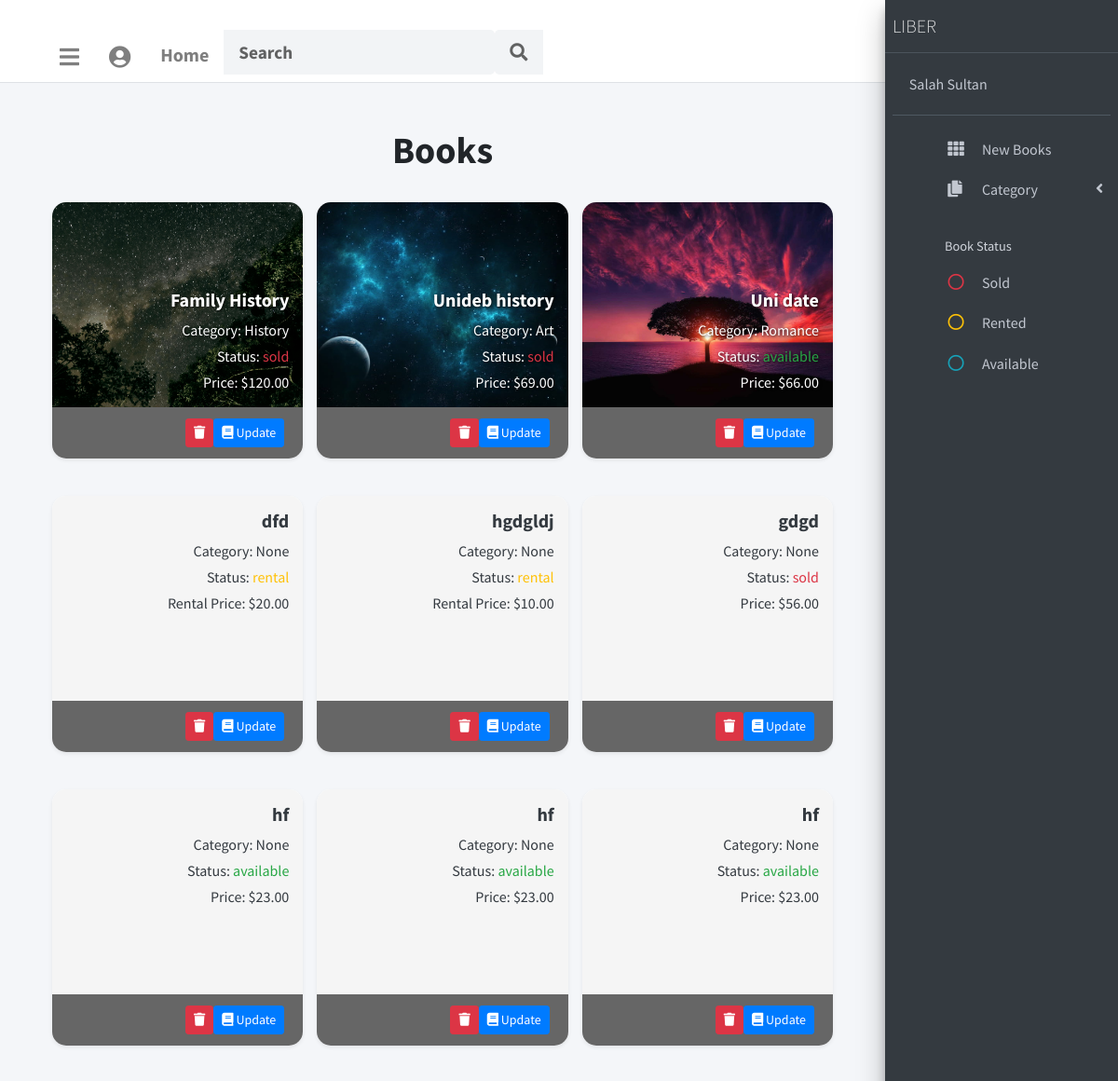
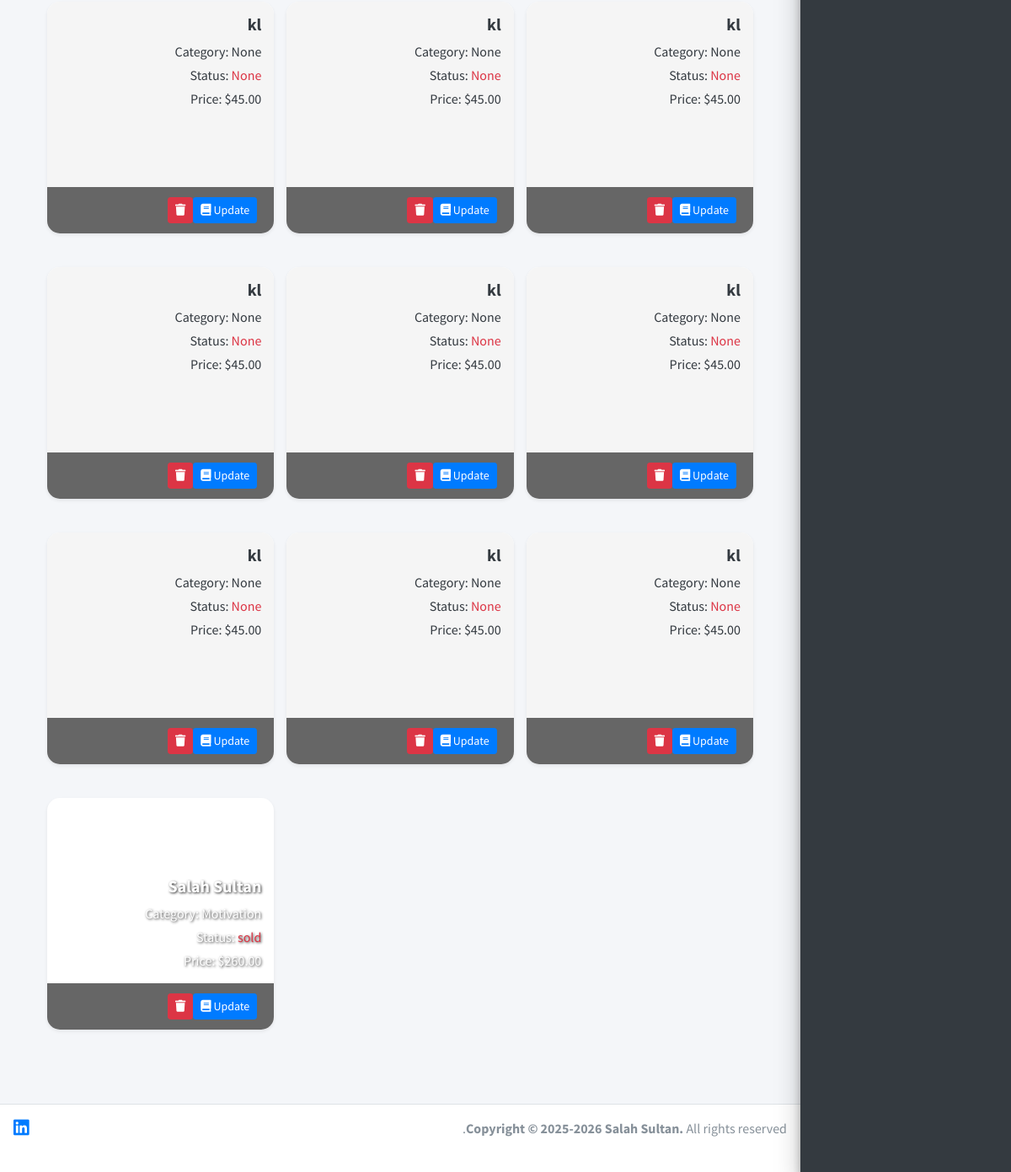
Before: /books/ (signed in) with the older database file (2 pictures, top to bottom).
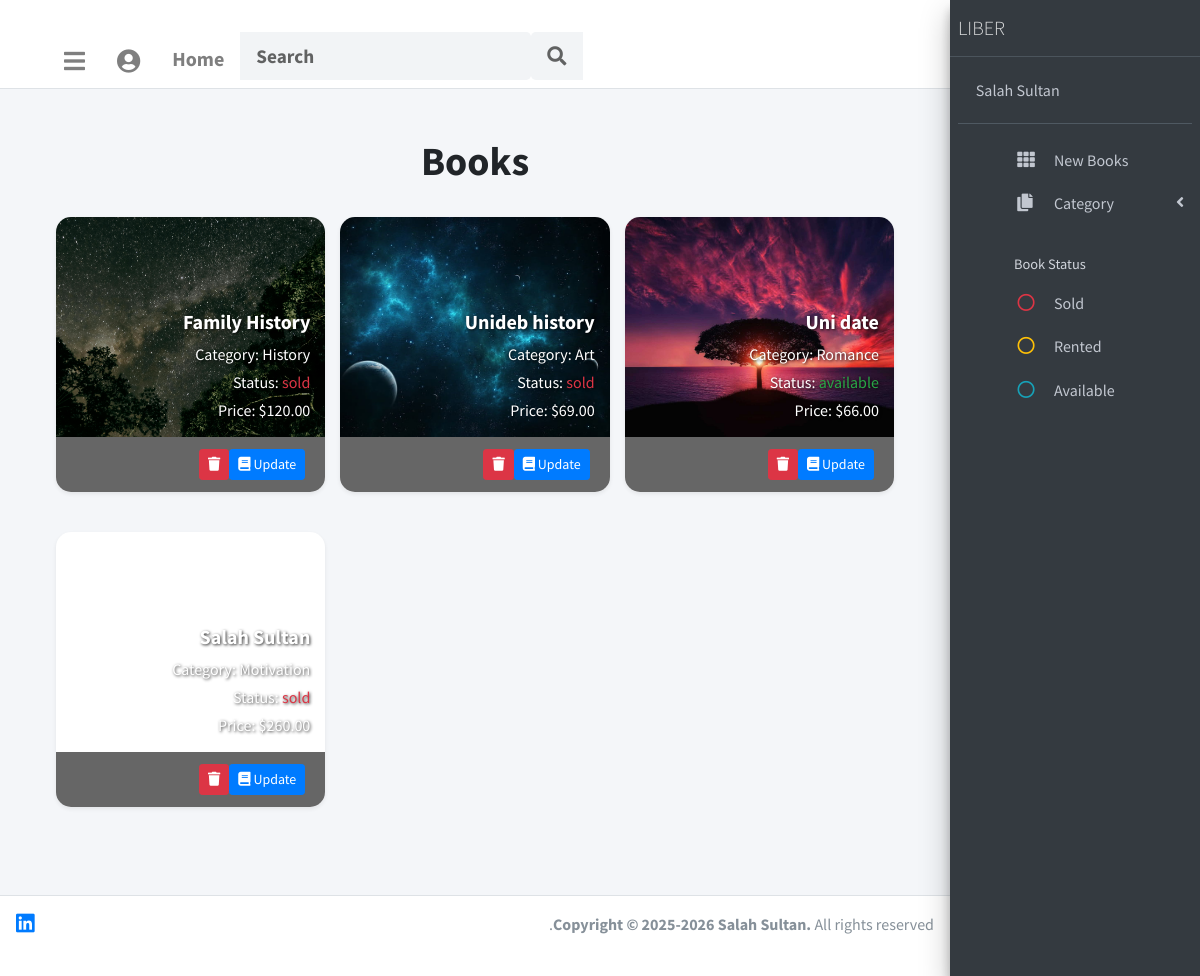
After: the same page with the newer database file.
### lms_app/models.py (models this page shows, shortened)
class Book(models.Model):
    status_book= [
        ('available', 'available'),
        ('rental', 'rental'),
        ('sold', 'sold'),
    ]
    title = models.CharField(max_length=250)
    author = models.CharField(max_length=250, null=True, blank=True)
    photo_book= models.ImageField(upload_to='photos', null=True, blank=True)
    photo_author= models.ImageField(upload_to='photos', null=True, blank=True)
    pages = models.IntegerField(null= True, blank=True)
    price = models.DecimalField(max_digits=5, decimal_places=2)
    retal_price_day = models.DecimalField(max_digits=5, decimal_places=2, null=True, blank=True)
    retal_period = models.IntegerField(null=True, blank=True)
    total_rental = models.DecimalField(max_digits=5, decimal_places=2, null=True, blank=True)
    active = models.BooleanField(default=True)
    status = models.CharField(max_length=50, choices=status_book, null=True, blank=True)
    category = models.ForeignKey(Category, on_delete=models.PROTECT, null=True, blank=True)

class Category(models.Model):
    name = models.CharField(max_length=50)
    def __str__(self):
        return self.name

### lms_app/views.py (the view)
# urls.py: path('books/', views.books, name='books'),              # Books page
@login_required
def books(request):
    search = Book.objects.all()
    title = request.GET.get('search_name', None)
    if title:
        search = search.filter(title__icontains=title)
    context = {
        'category': Category.objects.all(),
        'books': search,
        'formcat': CategoryForm(),
    }
    return render(request, 'pages/books.html', context)

### lms_app/forms.py
class CategoryForm(forms.ModelForm):
    class Meta:
        model = Category
        fields=['name']
        widgets = {
            'name': forms.TextInput(attrs={'class':'form-control'})
        }

### templates/pages/books.html
{% extends 'base.html' %}
{% load static %}
{% block content %}
<div style="direction: ltr;" class="wrapper">
  <div class="content-wrapper p-5">
    <div class="row mb-4">
      <div class="col-12">
        <h1 class="text-center font-weight-bold">Books</h1>
      </div>
    </div>
    <section class="content">
      <div class="row d-flex align-items-stretch">
        {% for book in books %}
        <div class="col-12 col-sm-6 col-md-4 mb-4 bookhide book{{ book.category.id }} book{{ book.status }}">
          <div class="card shadow-sm" style="border-radius: 15px; overflow: hidden;">
            {% if book.photo_book %}
            <div class="card-body text-white" style="
                  background: url('{{ book.photo_book.url }}') center center / cover no-repeat;
                  min-height: 220px;
                  display: flex;
                  flex-direction: column;
                  justify-content: flex-end;
                  padding: 15px;
                  text-shadow: 1px 1px 3px rgba(0,0,0,0.8);
              ">
            {% else %}
            <div class="card-body text-dark" style="
                  background-color: #f5f5f5;
                  min-height: 220px;
                  padding: 15px;
              ">
            {% endif %}
              <h2 class="lead font-weight-bold">{{ book.title }}</h2>
              <p class="mb-1">Category: {{ book.category }}</p>
              <p class="mb-1">Status:
                {% if book.status == 'available' %}
                  <span class="text-success">{{ book.status }}</span>
                {% elif book.status == 'rental' %}
                  <span class="text-warning">{{ book.status }}</span>
                {% else %}
                  <span class="text-danger">{{ book.status }}</span>
                {% endif %}
              </p>
              {% if book.status == 'rental' %}
                <p class="mb-0">Rental Price: ${{ book.retal_price_day }}</p>
              {% else %}
                <p class="mb-0">Price: ${{ book.price }}</p>
              {% endif %}
            </div>
            <div class="card-footer d-flex justify-content-end" style="background-color: rgba(0,0,0,0.6);">
              <a href="{% url 'delete' book.id %}" class="btn btn-sm btn-danger mr-1">
                <i class="fas fa-trash"></i>
              </a>
              <a href="{% url 'update' book.id %}" class="btn btn-sm btn-primary">
                <i class="fas fa-book"></i> Update
              </a>
            </div>
          </div>
        </div>
        {% endfor %}
      </div>
    </section>
  </div>
</div>
{% endblock %}

### templates/base.html (shortened to what this page needs)
{% load static %}
<!DOCTYPE html>
<html  lang="en">
<head>
    <link rel="stylesheet" href="{% static 'plugins/fontawesome-free/css/all.min.css' %}">
    <link rel="stylesheet" href="{% static 'dist/css/adminlte_ar.min.css' %}">
  </head>
  <body dir="rtl" class="hold-transition sidebar-mini">
{% include 'parts/nav.html' %}
{% include 'parts/sidebar.html' %}
{% block content %}
{% endblock %}
{% include 'parts/footer.html' %}
</body>
</html>

### templates/parts/nav.html (shortened to what this page needs)
<nav class="main-header navbar navbar-expand navbar-white navbar-light" dir="ltr">
  <ul class="navbar-nav">
    <li class="nav-item">
      <a class="nav-link" data-widget="pushmenu" href="#" style="font-size: 1.5rem; font-weight: bold;">
        <i class="fas fa-bars"></i>
      </a>
    </li>
    <li class="nav-item dropdown">
      {% if request.user.is_authenticated %}
        <a class="nav-link" data-toggle="dropdown" href="#" style="font-size: 1.5rem;">
          <i class="fas fa-user-circle"></i>
        </a>
      {% else %}
        <a class="nav-link" href="{% url 'login' %}" style="font-size: 1.5rem;">
          <i class="fas fa-sign-in-alt"></i>
        </a>
      {% endif %}
    </li>
    <li class="nav-item d-none d-sm-inline-block">
      <a href="{% url 'index' %}" class="nav-link" style="font-size: 1.25rem; font-weight: bold;">Home</a>
    </li>
  </ul>
  <form method="GET" action="{% url 'books' %}" class="form-inline ml-auto">
    <div class="input-group input-group-lg">
      <input class="form-control form-control-navbar" name="search_name" type="search" placeholder="Search" aria-label="Search" style="font-size: 1.2rem; font-weight: bold;">
      <div class="input-group-append">
        <button class="btn btn-navbar" type="submit" style="font-size: 1.2rem;">
          <i class="fas fa-search"></i>
        </button>
      </div>
    </div>
  </form>
</nav>

### templates/parts/sidebar.html (shortened to what this page needs)
  <aside style="position: fixed;" class="main-sidebar sidebar-dark-primary elevation-4">
    <a href="{% url 'index' %}" class="brand-link">
      <span class="brand-text font-weight-light"  >LIBER</span>
    </a>
    <div class="sidebar">
      <div class="user-panel mt-3 pb-3 mb-3 d-flex">
        <div class="image">
        </div>
        <div class="info">
          <a href="{% url 'index' %}" class="d-block">Salah Sultan</a>
        </div>
      </div>
      <nav class="mt-2">
        <ul class="nav nav-pills nav-sidebar flex-column" data-widget="treeview" role="menu" data-accordion="false">
          <li class="nav-item">
            <a href="{% url 'books' %}" class="nav-link">
              <i class="nav-icon fas fa-th"></i>
              <p>
                New Books
              </p>
            </a>
          </li>
          <li class="nav-item has-treeview">
            <a href="#" class="nav-link">
              <i class="nav-icon fas fa-copy"></i>
              <p>
                Category
                <i class="fas fa-angle-left right"></i>
              </p>
            </a>
          </li>
          <li class="nav-header">Book Status</li>
          <li style="cursor: pointer;" class="nav-item statussold">
            <a id="" class="nav-link">
              <i class="nav-icon far fa-circle text-danger"></i>
              <p class="text">Sold</p>
            </a>
          </li>
          <li style="cursor: pointer;" class="nav-item statusrental">
            <a id="" class="nav-link">
              <i class="nav-icon far fa-circle text-warning "></i>
              <p> Rented </p>
            </a>
          </li>
          <li style="cursor: pointer;" class="nav-item statusavailable">
            <a id="" class="nav-link">
              <i class="nav-icon far fa-circle text-info"></i>
              <p>Available</p>
            </a>
          </li>
        </ul>
      </nav>
    </div>
  </aside>

### templates/parts/footer.html
  <footer class="main-footer">
    <strong>Copyright &copy; 2025-2026 <a>Salah Sultan</a>.</strong>
    All rights reserved.
    <div class="float-right d-none d-sm-inline-block">
      <a target="_blank" class="text-primary" href="https://www.linkedin.com/in/salah-sultan-23498535b/"><i class="fab fa-lg fa-linkedin"></i></a>
    </div>
  </footer>

### templates/parts/sidebar.html (style rules this page uses)
.main-sidebar, .main-sidebar * { direction: ltr !important; text-align: left !important; }
.brand-link { text-align: left !important; }
.nav-sidebar .nav-link { padding-right: 0.5rem !important; padding-left: 1rem !important; }
.nav-sidebar .nav-link p { margin-right: 0 !important; margin-left: 0.5rem !important; }
.nav-sidebar .nav-icon { margin-right: 0 !important; margin-left: 0.2rem !important; }
.nav-sidebar .right { right: 0.5rem !important; left: auto !important; }
.user-panel .info { padding-left: 5px !important; padding-right: 0 !important; }

Changed rows visible on the page:
removed Book: title "dfd", category "None", status "rental", retal_price_day "20.00"
removed Book: title "hgdgldj", category "None", status "rental", retal_price_day "10.00"
removed Book: title "gdgd", category "None", status "sold", price "56.00"
removed Book: title "hf", category "None", status "available", price "23.00"
removed Book: title "hf", category "None", status "available", price "23.00"
removed Book: title "hf", category "None", status "available", price "23.00"
removed Book: title "kl", category "None", status "None", price "45.00"
removed Book: title "kl", category "None", status "None", price "45.00"
removed Book: title "kl", category "None", status "None", price "45.00"
removed Book: title "kl", category "None", status "None", price "45.00"
removed Book: title "kl", category "None", status "None", price "45.00"
removed Book: title "kl", category "None", status "None", price "45.00"
removed Book: title "kl", category "None", status "None", price "45.00"
removed Book: title "kl", category "None", status "None", price "45.00"
removed Book: title "kl", category "None", status "None", price "45.00"
